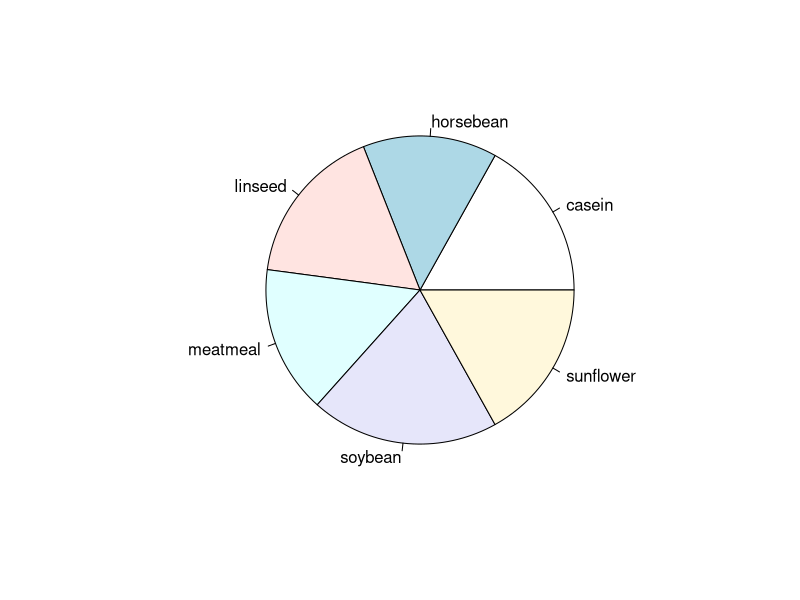
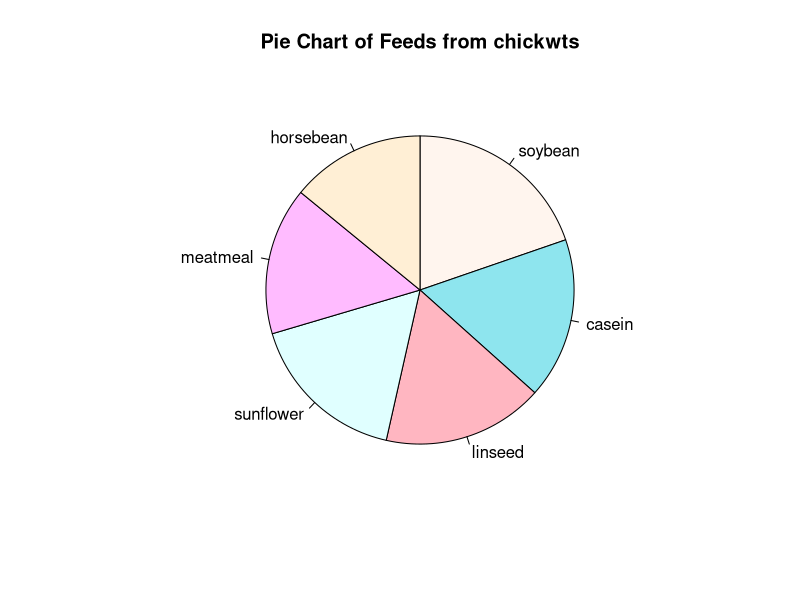
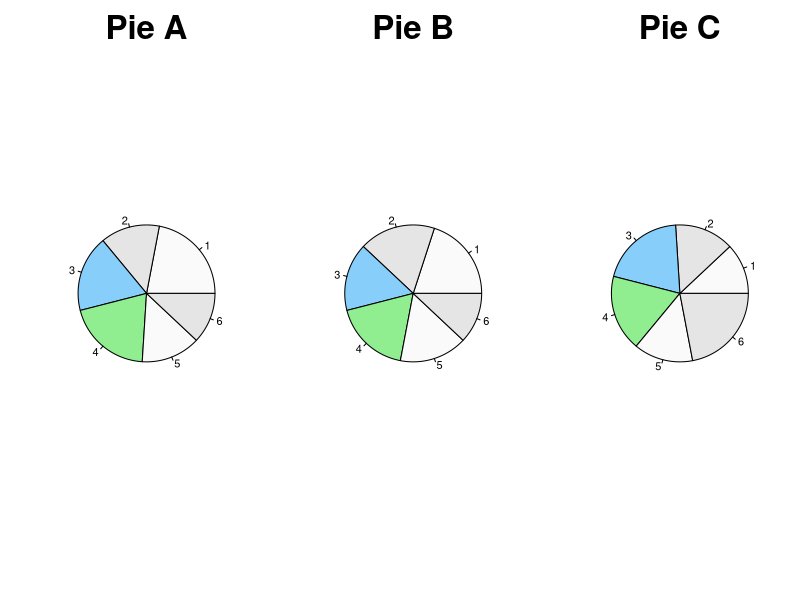
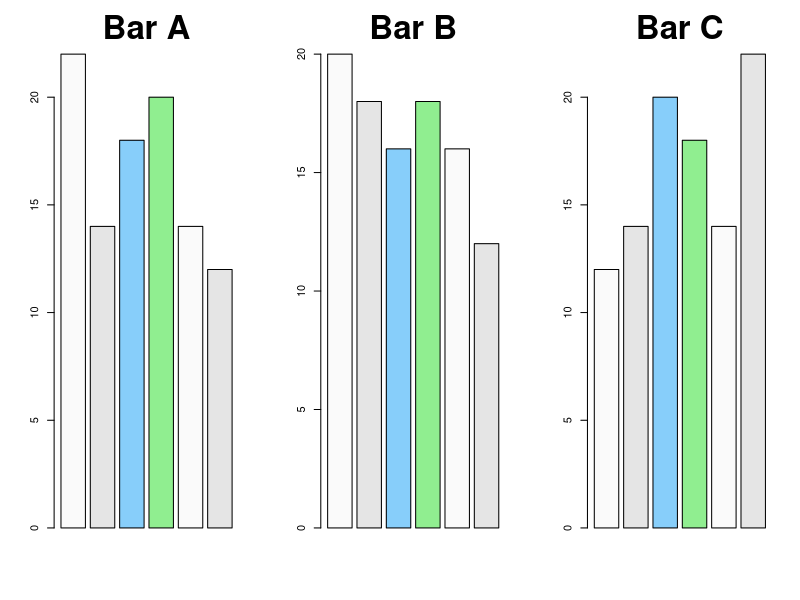

These charts were generated, in order, by the following R code:
# Creating pie charts for categorical variables

# LOAD DATASETS PACKAGE
require("datasets")

# ONE ROW PER CASE
data(chickwts)

# Create a table with frequencies
feeds <- table(chickwts$feed)
feeds

# Make the pie chart with the defaults
pie(feeds)
?pie

# Modify the pie chart
pie(feeds[order(feeds, decreasing = TRUE)],
    init.angle = 90,   # Starts as 12 o'clock instead of 3
    clockwise = TRUE,  # Default is FALSE
    col = c("seashell", "cadetblue2", "lightpink", "lightcyan", "plum1", "papayawhip"),
    main = "Pie Chart of Feeds from chickwts")

# THE PROBLEM WITH PIE CHARTS
# Three data sets
pie.a <- c(22, 14, 18, 20, 14, 12)
pie.b <- c(20, 18, 16, 18, 16, 12)
pie.c <- c(12, 14, 20, 18, 14, 22)

# Changing graphical parameters for a minute
oldpar <- par()   # Stores old graphical parameters
par(mfrow    = c(1, 3),  # Num. rows/cols
    cex.main = 3)   #  Main title 3x bigger
colors <- c("grey98", "grey90", "lightskyblue", "lightgreen", "grey98", "grey90")
?colors

# Three pie charts side by side
# Is the green slice or blue slice bigger?
pie(pie.a, main = "Pie A", col = colors)
pie(pie.b, main = "Pie B", col = colors)
pie(pie.c, main = "Pie C", col = colors)

# Three bar charts side by side
# Is the green bar or blue bar bigger?
barplot(pie.a, main = "Bar A", col = colors)
barplot(pie.b, main = "Bar B", col = colors)
barplot(pie.c, main = "Bar C", col = colors)

# CONCLUSION
# From R help on pie charts:
?pie

# Pie charts are a very bad way of displaying information.
# The eye is good at judging linear measures and bad at
# judging relative areas. A bar chart or dot chart is a
# preferable way of displaying this type of data.
# 
# Cleveland (1985), page 264: “Data that can be shown by
# pie charts always can be shown by a dot chart. This means
# that judgements of position along a common scale can be
# made instead of the less accurate angle judgements.”
# This statement is based on the empirical investigations
# of Cleveland and McGill as well as investigations by
# perceptual psychologists.

par(oldpar)  # Restore old graphical parameters
# Note that cin, cra, csi, cxy, and din are read-only
# parameters that were written to oldpar but cannot be
# rewritten; just ignore the warning messages for these.
?par

# Clean up
rm(list = ls())